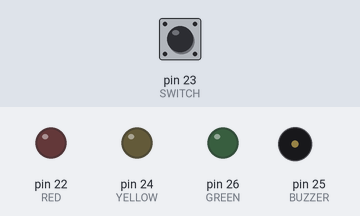
A sketch run on a simulated Arduino Mega 2560, built with avr-gcc and run on an emulated ATmega2560. Shown: output pins drawn as LEDs (lit = HIGH), buzzer (waves = sounding, pin HIGH). Inputs (shaded band) come from the test bench; at power-on: pin 23 (SWITCH) HIGH.

Above: at 3.8 s.
3.9 s: pin 23 (SWITCH) pulled LOW for 1.3 s
At 4.8 s:
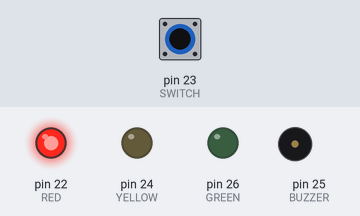
At 21.3 s:
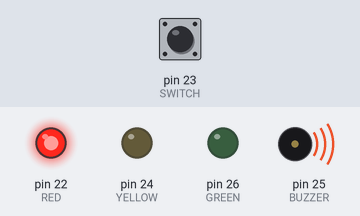
Timing chart, 0 to 25.5 s (numbered marks = the images above; inputs shaded):
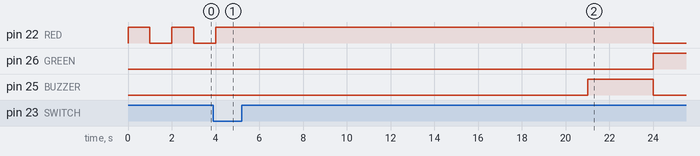

Measured:
- after the input at 3.9 s, pin 26 (GREEN): LOW → HIGH after 20.1 s; pin 25 (BUZZER): LOW → HIGH after 17.1 s, → LOW 3.0 s later

The sketch:

EECE_4520_Micro2_Lab1.ino
```cpp
// Author: Renin Kingsly Jose,
// Edited by Johnny Nhem and Alex Skinner;
// EECE 4520, Prof. Liang-Min Wang
// Lab 1: Traffic Light Controller

#define RED 22
#define YELLOW 24
#define GREEN 26
#define SWITCH 23
#define BUZZER 25

// Const boolean variable to check if button is pressed
// LOW/false = Button Pressed
const bool pressed = false;
bool check = true;
bool invert = HIGH;          // To invert LED's state

void setup() {
  // Setup LEDs
  pinMode(RED, OUTPUT);
  pinMode(YELLOW, OUTPUT);
  pinMode(GREEN, OUTPUT);
  // Setup Switch
  pinMode(SWITCH, INPUT_PULLUP);
  // Setup Active Buzzer
  pinMode(BUZZER, OUTPUT);

  // Turn on RED
  digitalWrite(RED, invert);

  // Setup Initial State 1 (RED 1 sec on and 1 sec off)
  while (check != pressed) {
    if (invert == HIGH) {
      digitalWrite(RED, invert);
      invert = LOW;
    }
    else if (invert == LOW) {
      digitalWrite(RED, invert);
      invert = HIGH;
    }
    // 1-sec delay
    delay(1000);
    check = digitalRead(SWITCH);    // Checks button's input
  }
}

//NOTE: Replaced all (delay-20 sec) commands with (Delay 17 sec, begin buzzing, delay 3 sec, stop buzzing). It could be refined
//by calling an outside function, however something this simple makes it unessesary.
void loop() {

  // State 1 (RED on for 20 seconds)
  digitalWrite(RED, HIGH);
  delay(17000);
  digitalWrite(BUZZER, HIGH);
  delay(3000);
  digitalWrite(BUZZER, LOW);
  digitalWrite(RED, LOW);

  // State 2 (GREEN for 20 seconds)
  digitalWrite(GREEN, HIGH);
  delay(17000);
  digitalWrite(BUZZER, HIGH);
  delay(3000);
  digitalWrite(BUZZER, LOW);
  digitalWrite(GREEN, LOW);

  // State 3 (Yellow stays on for 3 sec)
  digitalWrite(YELLOW, HIGH);
  delay(3000);
  digitalWrite(BUZZER, HIGH);   //Since state 4 loops for 3 seconds anyhow, It can simply buzz the whole time...

  // State 4 (Yellow blinks every 200ms)
  for(int i = 0; i < 9; i = i + 1) {    //loops for 3 seconds
    digitalWrite(YELLOW, HIGH);         // turn the LED on (HIGH is the voltage level)
    delay(200);                         // wait for 2ms
    digitalWrite(YELLOW, LOW);          // turn the LED off by making the voltage LOW
    delay(200);                         // wait for 2ms
  }
  digitalWrite(BUZZER, LOW); //..Then stop for state 1 to begin.
}
```
